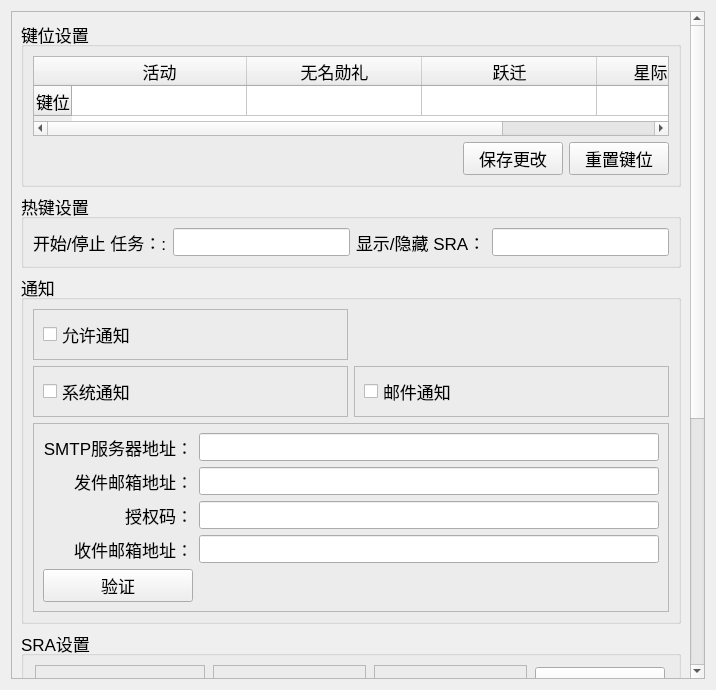
<?xml version="1.0" encoding="UTF-8"?>
<ui version="4.0">
 <class>Form</class>
 <widget class="QWidget" name="Form">
  <property name="geometry">
   <rect>
    <x>0</x>
    <y>0</y>
    <width>716</width>
    <height>690</height>
   </rect>
  </property>
  <property name="windowTitle">
   <string>Form</string>
  </property>
  <layout class="QHBoxLayout" name="horizontalLayout">
   <item>
    <widget class="QScrollArea" name="scrollArea">
     <property name="font">
      <font>
       <pointsize>13</pointsize>
      </font>
     </property>
     <property name="widgetResizable">
      <bool>true</bool>
     </property>
     <widget class="QWidget" name="scrollAreaWidgetContents">
      <property name="geometry">
       <rect>
        <x>0</x>
        <y>0</y>
        <width>684</width>
        <height>1015</height>
       </rect>
      </property>
      <layout class="QVBoxLayout" name="verticalLayout">
       <item>
        <widget class="QGroupBox" name="groupBox_6">
         <property name="title">
          <string>键位设置</string>
         </property>
         <layout class="QGridLayout" name="gridLayout_6">
          <item row="2" column="1">
           <widget class="QPushButton" name="pushButton_save">
            <property name="minimumSize">
             <size>
              <width>100</width>
              <height>0</height>
             </size>
            </property>
            <property name="text">
             <string>保存更改</string>
            </property>
           </widget>
          </item>
          <item row="2" column="0">
           <spacer name="horizontalSpacer_4">
            <property name="orientation">
             <enum>Qt::Orientation::Horizontal</enum>
            </property>
            <property name="sizeHint" stdset="0">
             <size>
              <width>793</width>
              <height>20</height>
             </size>
            </property>
           </spacer>
          </item>
          <item row="2" column="2">
           <widget class="QPushButton" name="pushButton_reset">
            <property name="minimumSize">
             <size>
              <width>100</width>
              <height>0</height>
             </size>
            </property>
            <property name="text">
             <string>重置键位</string>
            </property>
           </widget>
          </item>
          <item row="1" column="0" colspan="3">
           <widget class="QTableWidget" name="tableWidget">
            <property name="minimumSize">
             <size>
              <width>0</width>
              <height>80</height>
             </size>
            </property>
            <property name="maximumSize">
             <size>
              <width>16777215</width>
              <height>100</height>
             </size>
            </property>
            <attribute name="horizontalHeaderDefaultSectionSize">
             <number>175</number>
            </attribute>
            <attribute name="horizontalHeaderStretchLastSection">
             <bool>true</bool>
            </attribute>
            <attribute name="verticalHeaderMinimumSectionSize">
             <number>30</number>
            </attribute>
            <row>
             <property name="text">
              <string>键位</string>
             </property>
            </row>
            <column>
             <property name="text">
              <string>活动</string>
             </property>
             <property name="font">
              <font>
               <pointsize>13</pointsize>
              </font>
             </property>
            </column>
            <column>
             <property name="text">
              <string>无名勋礼</string>
             </property>
             <property name="font">
              <font>
               <pointsize>13</pointsize>
              </font>
             </property>
            </column>
            <column>
             <property name="text">
              <string>跃迁</string>
             </property>
             <property name="font">
              <font>
               <pointsize>13</pointsize>
              </font>
             </property>
            </column>
            <column>
             <property name="text">
              <string>星际和平指南</string>
             </property>
             <property name="font">
              <font>
               <pointsize>13</pointsize>
              </font>
             </property>
            </column>
            <item row="0" column="0">
             <property name="text">
              <string/>
             </property>
             <property name="background">
              <brush brushstyle="NoBrush">
               <color alpha="255">
                <red>255</red>
                <green>255</green>
                <blue>255</blue>
               </color>
              </brush>
             </property>
            </item>
            <item row="0" column="1">
             <property name="text">
              <string/>
             </property>
             <property name="background">
              <brush brushstyle="NoBrush">
               <color alpha="255">
                <red>255</red>
                <green>255</green>
                <blue>255</blue>
               </color>
              </brush>
             </property>
            </item>
            <item row="0" column="2">
             <property name="text">
              <string/>
             </property>
             <property name="background">
              <brush brushstyle="NoBrush">
               <color alpha="255">
                <red>255</red>
                <green>255</green>
                <blue>255</blue>
               </color>
              </brush>
             </property>
            </item>
            <item row="0" column="3">
             <property name="text">
              <string/>
             </property>
             <property name="background">
              <brush brushstyle="NoBrush">
               <color alpha="255">
                <red>255</red>
                <green>255</green>
                <blue>255</blue>
               </color>
              </brush>
             </property>
            </item>
           </widget>
          </item>
         </layout>
        </widget>
       </item>
       <item>
        <widget class="QGroupBox" name="hotkey_setting">
         <property name="title">
          <string>热键设置</string>
         </property>
         <layout class="QHBoxLayout" name="horizontalLayout_6">
          <item>
           <widget class="QLabel" name="label_5">
            <property name="text">
             <string>开始/停止 任务：:</string>
            </property>
           </widget>
          </item>
          <item>
           <widget class="QLineEdit" name="hotkey1"/>
          </item>
          <item>
           <widget class="QLabel" name="label_4">
            <property name="text">
             <string>显示/隐藏 SRA：</string>
            </property>
           </widget>
          </item>
          <item>
           <widget class="QLineEdit" name="hotkey2"/>
          </item>
         </layout>
        </widget>
       </item>
       <item>
        <widget class="QGroupBox" name="groupBox">
         <property name="title">
          <string>通知</string>
         </property>
         <layout class="QGridLayout" name="gridLayout">
          <item row="1" column="0">
           <widget class="QFrame" name="frame_6">
            <property name="frameShape">
             <enum>QFrame::Shape::StyledPanel</enum>
            </property>
            <property name="frameShadow">
             <enum>QFrame::Shadow::Raised</enum>
            </property>
            <layout class="QHBoxLayout" name="horizontalLayout_8">
             <item>
              <widget class="QCheckBox" name="system_notification">
               <property name="text">
                <string>系统通知</string>
               </property>
              </widget>
             </item>
            </layout>
           </widget>
          </item>
          <item row="0" column="0">
           <widget class="QFrame" name="frame_5">
            <property name="frameShape">
             <enum>QFrame::Shape::StyledPanel</enum>
            </property>
            <property name="frameShadow">
             <enum>QFrame::Shadow::Raised</enum>
            </property>
            <layout class="QHBoxLayout" name="horizontalLayout_7">
             <item>
              <widget class="QCheckBox" name="notification_allow">
               <property name="text">
                <string>允许通知</string>
               </property>
              </widget>
             </item>
            </layout>
           </widget>
          </item>
          <item row="3" column="0" colspan="2">
           <widget class="QFrame" name="mail_notification_frame">
            <property name="frameShape">
             <enum>QFrame::Shape::StyledPanel</enum>
            </property>
            <property name="frameShadow">
             <enum>QFrame::Shadow::Raised</enum>
            </property>
            <layout class="QGridLayout" name="gridLayout_4">
             <item row="3" column="1">
              <widget class="QLineEdit" name="receiver_email"/>
             </item>
             <item row="0" column="0">
              <widget class="QLabel" name="label_6">
               <property name="text">
                <string>SMTP服务器地址：</string>
               </property>
               <property name="alignment">
                <set>Qt::AlignmentFlag::AlignRight|Qt::AlignmentFlag::AlignTrailing|Qt::AlignmentFlag::AlignVCenter</set>
               </property>
              </widget>
             </item>
             <item row="2" column="1">
              <widget class="QLineEdit" name="authorization_code">
               <property name="echoMode">
                <enum>QLineEdit::EchoMode::Password</enum>
               </property>
              </widget>
             </item>
             <item row="1" column="0">
              <widget class="QLabel" name="label_7">
               <property name="text">
                <string>发件邮箱地址：</string>
               </property>
               <property name="alignment">
                <set>Qt::AlignmentFlag::AlignRight|Qt::AlignmentFlag::AlignTrailing|Qt::AlignmentFlag::AlignVCenter</set>
               </property>
              </widget>
             </item>
             <item row="0" column="1">
              <widget class="QLineEdit" name="smtp_server"/>
             </item>
             <item row="1" column="1">
              <widget class="QLineEdit" name="sender_email"/>
             </item>
             <item row="2" column="0">
              <widget class="QLabel" name="label_8">
               <property name="text">
                <string>授权码：</string>
               </property>
               <property name="alignment">
                <set>Qt::AlignmentFlag::AlignRight|Qt::AlignmentFlag::AlignTrailing|Qt::AlignmentFlag::AlignVCenter</set>
               </property>
              </widget>
             </item>
             <item row="3" column="0">
              <widget class="QLabel" name="label_9">
               <property name="text">
                <string>收件邮箱地址：</string>
               </property>
               <property name="alignment">
                <set>Qt::AlignmentFlag::AlignRight|Qt::AlignmentFlag::AlignTrailing|Qt::AlignmentFlag::AlignVCenter</set>
               </property>
              </widget>
             </item>
             <item row="4" column="0">
              <widget class="QPushButton" name="email_check_button">
               <property name="text">
                <string>验证</string>
               </property>
              </widget>
             </item>
            </layout>
           </widget>
          </item>
          <item row="1" column="1">
           <widget class="QFrame" name="frame_7">
            <property name="frameShape">
             <enum>QFrame::Shape::StyledPanel</enum>
            </property>
            <property name="frameShadow">
             <enum>QFrame::Shadow::Raised</enum>
            </property>
            <layout class="QHBoxLayout" name="horizontalLayout_9">
             <item>
              <widget class="QCheckBox" name="mail_notification">
               <property name="text">
                <string>邮件通知</string>
               </property>
              </widget>
             </item>
            </layout>
           </widget>
          </item>
         </layout>
        </widget>
       </item>
       <item>
        <widget class="QGroupBox" name="groupBox_7">
         <property name="sizePolicy">
          <sizepolicy hsizetype="Preferred" vsizetype="Preferred">
           <horstretch>0</horstretch>
           <verstretch>0</verstretch>
          </sizepolicy>
         </property>
         <property name="title">
          <string>SRA设置</string>
         </property>
         <layout class="QGridLayout" name="gridLayout_2">
          <item row="1" column="0" colspan="2">
           <widget class="QFrame" name="frame">
            <property name="sizePolicy">
             <sizepolicy hsizetype="Fixed" vsizetype="Preferred">
              <horstretch>0</horstretch>
              <verstretch>0</verstretch>
             </sizepolicy>
            </property>
            <property name="minimumSize">
             <size>
              <width>224</width>
              <height>0</height>
             </size>
            </property>
            <property name="toolTip">
             <string>置信度越大对图片精度要求越高</string>
            </property>
            <property name="whatsThis">
             <string>置信度越大对图片精度要求越高</string>
            </property>
            <property name="frameShape">
             <enum>QFrame::Shape::StyledPanel</enum>
            </property>
            <property name="frameShadow">
             <enum>QFrame::Shadow::Raised</enum>
            </property>
            <layout class="QHBoxLayout" name="horizontalLayout_2" stretch="0,0,0">
             <item>
              <widget class="QLabel" name="label">
               <property name="text">
                <string>识图置信度</string>
               </property>
              </widget>
             </item>
             <item>
              <spacer name="horizontalSpacer_5">
               <property name="orientation">
                <enum>Qt::Orientation::Horizontal</enum>
               </property>
               <property name="sizeHint" stdset="0">
                <size>
                 <width>40</width>
                 <height>20</height>
                </size>
               </property>
              </spacer>
             </item>
             <item>
              <widget class="QDoubleSpinBox" name="confidenceSpinBox">
               <property name="minimumSize">
                <size>
                 <width>100</width>
                 <height>0</height>
                </size>
               </property>
               <property name="toolTip">
                <string>置信度越大对图片精度要求越高</string>
               </property>
               <property name="whatsThis">
                <string>置信度越大对图片精度要求越高</string>
               </property>
               <property name="minimum">
                <double>0.010000000000000</double>
               </property>
               <property name="maximum">
                <double>1.000000000000000</double>
               </property>
               <property name="singleStep">
                <double>0.010000000000000</double>
               </property>
               <property name="value">
                <double>0.900000000000000</double>
               </property>
              </widget>
             </item>
            </layout>
           </widget>
          </item>
          <item row="0" column="1">
           <widget class="QFrame" name="frame_routine_4">
            <property name="sizePolicy">
             <sizepolicy hsizetype="Fixed" vsizetype="Preferred">
              <horstretch>0</horstretch>
              <verstretch>0</verstretch>
             </sizepolicy>
            </property>
            <property name="frameShape">
             <enum>QFrame::Shape::StyledPanel</enum>
            </property>
            <property name="frameShadow">
             <enum>QFrame::Shadow::Raised</enum>
            </property>
            <layout class="QHBoxLayout" name="horizontalLayout_25">
             <item>
              <widget class="QCheckBox" name="checkBox_ifAutoUpdate">
               <property name="text">
                <string>自动更新</string>
               </property>
              </widget>
             </item>
             <item>
              <spacer name="horizontalSpacer_2">
               <property name="orientation">
                <enum>Qt::Orientation::Horizontal</enum>
               </property>
               <property name="sizeHint" stdset="0">
                <size>
                 <width>40</width>
                 <height>20</height>
                </size>
               </property>
              </spacer>
             </item>
            </layout>
           </widget>
          </item>
          <item row="1" column="2" colspan="2">
           <widget class="QFrame" name="frame_2">
            <property name="sizePolicy">
             <sizepolicy hsizetype="Fixed" vsizetype="Preferred">
              <horstretch>0</horstretch>
              <verstretch>0</verstretch>
             </sizepolicy>
            </property>
            <property name="minimumSize">
             <size>
              <width>224</width>
              <height>0</height>
             </size>
            </property>
            <property name="toolTip">
             <string>请根据实际屏幕缩放调整此值</string>
            </property>
            <property name="whatsThis">
             <string>请根据实际屏幕缩放调整此值</string>
            </property>
            <property name="frameShape">
             <enum>QFrame::Shape::StyledPanel</enum>
            </property>
            <property name="frameShadow">
             <enum>QFrame::Shadow::Raised</enum>
            </property>
            <layout class="QHBoxLayout" name="horizontalLayout_4">
             <item>
              <widget class="QLabel" name="label_2">
               <property name="text">
                <string>屏幕缩放</string>
               </property>
              </widget>
             </item>
             <item>
              <spacer name="horizontalSpacer_6">
               <property name="orientation">
                <enum>Qt::Orientation::Horizontal</enum>
               </property>
               <property name="sizeHint" stdset="0">
                <size>
                 <width>40</width>
                 <height>20</height>
                </size>
               </property>
              </spacer>
             </item>
             <item>
              <widget class="QDoubleSpinBox" name="zoomSpinBox">
               <property name="minimumSize">
                <size>
                 <width>100</width>
                 <height>0</height>
                </size>
               </property>
               <property name="toolTip">
                <string>请根据实际屏幕缩放调整此值</string>
               </property>
               <property name="whatsThis">
                <string>请根据实际屏幕缩放调整此值</string>
               </property>
               <property name="minimum">
                <double>1.000000000000000</double>
               </property>
               <property name="maximum">
                <double>5.000000000000000</double>
               </property>
               <property name="singleStep">
                <double>0.250000000000000</double>
               </property>
               <property name="stepType">
                <enum>QAbstractSpinBox::StepType::DefaultStepType</enum>
               </property>
               <property name="value">
                <double>1.500000000000000</double>
               </property>
              </widget>
             </item>
            </layout>
           </widget>
          </item>
          <item row="0" column="0">
           <widget class="QFrame" name="frame_routine_3">
            <property name="sizePolicy">
             <sizepolicy hsizetype="Fixed" vsizetype="Preferred">
              <horstretch>0</horstretch>
              <verstretch>0</verstretch>
             </sizepolicy>
            </property>
            <property name="frameShape">
             <enum>QFrame::Shape::StyledPanel</enum>
            </property>
            <property name="frameShadow">
             <enum>QFrame::Shadow::Raised</enum>
            </property>
            <layout class="QHBoxLayout" name="horizontalLayout_24">
             <item>
              <widget class="QCheckBox" name="checkBox_ifStartUp">
               <property name="enabled">
                <bool>true</bool>
               </property>
               <property name="text">
                <string>开机自启动</string>
               </property>
               <property name="checkable">
                <bool>true</bool>
               </property>
              </widget>
             </item>
             <item>
              <spacer name="horizontalSpacer">
               <property name="orientation">
                <enum>Qt::Orientation::Horizontal</enum>
               </property>
               <property name="sizeHint" stdset="0">
                <size>
                 <width>40</width>
                 <height>20</height>
                </size>
               </property>
              </spacer>
             </item>
            </layout>
           </widget>
          </item>
          <item row="2" column="0" colspan="2">
           <widget class="QFrame" name="frame_3">
            <property name="sizePolicy">
             <sizepolicy hsizetype="Fixed" vsizetype="Preferred">
              <horstretch>0</horstretch>
              <verstretch>0</verstretch>
             </sizepolicy>
            </property>
            <property name="minimumSize">
             <size>
              <width>224</width>
              <height>0</height>
             </size>
            </property>
            <property name="toolTip">
             <string>置信度越大对图片精度要求越高</string>
            </property>
            <property name="whatsThis">
             <string>置信度越大对图片精度要求越高</string>
            </property>
            <property name="frameShape">
             <enum>QFrame::Shape::StyledPanel</enum>
            </property>
            <property name="frameShadow">
             <enum>QFrame::Shadow::Raised</enum>
            </property>
            <layout class="QHBoxLayout" name="horizontalLayout_5">
             <item>
              <widget class="QLabel" name="label_3">
               <property name="text">
                <string>MirrorChyanCDK</string>
               </property>
              </widget>
             </item>
             <item>
              <spacer name="horizontalSpacer_7">
               <property name="orientation">
                <enum>Qt::Orientation::Horizontal</enum>
               </property>
               <property name="sizeHint" stdset="0">
                <size>
                 <width>40</width>
                 <height>20</height>
                </size>
               </property>
              </spacer>
             </item>
             <item>
              <widget class="QLineEdit" name="lineEdit_mirrorchyanCDK">
               <property name="toolTip">
                <string>填写后启用MirrorChyan提供的高速下载服务</string>
               </property>
               <property name="whatsThis">
                <string>填写后启用MirrorChyan提供的高速下载服务</string>
               </property>
               <property name="frame">
                <bool>false</bool>
               </property>
               <property name="echoMode">
                <enum>QLineEdit::EchoMode::PasswordEchoOnEdit</enum>
               </property>
               <property name="placeholderText">
                <string>CDK</string>
               </property>
              </widget>
             </item>
            </layout>
           </widget>
          </item>
          <item row="0" column="2">
           <widget class="QFrame" name="frame_routine_5">
            <property name="sizePolicy">
             <sizepolicy hsizetype="Fixed" vsizetype="Preferred">
              <horstretch>0</horstretch>
              <verstretch>0</verstretch>
             </sizepolicy>
            </property>
            <property name="frameShape">
             <enum>QFrame::Shape::StyledPanel</enum>
            </property>
            <property name="frameShadow">
             <enum>QFrame::Shadow::Raised</enum>
            </property>
            <layout class="QHBoxLayout" name="horizontalLayout_26">
             <item>
              <widget class="QCheckBox" name="checkBox_threadSafety">
               <property name="toolTip">
                <string>关闭此选项后，控制台的停止功能将不再等待任务结束。</string>
               </property>
               <property name="whatsThis">
                <string>关闭此选项后，控制台的停止功能将不再等待任务结束。</string>
               </property>
               <property name="text">
                <string>线程安全</string>
               </property>
              </widget>
             </item>
             <item>
              <spacer name="horizontalSpacer_3">
               <property name="orientation">
                <enum>Qt::Orientation::Horizontal</enum>
               </property>
               <property name="sizeHint" stdset="0">
                <size>
                 <width>40</width>
                 <height>20</height>
                </size>
               </property>
              </spacer>
             </item>
            </layout>
           </widget>
          </item>
          <item row="0" column="3">
           <widget class="QPushButton" name="integrityCheck">
            <property name="sizePolicy">
             <sizepolicy hsizetype="Fixed" vsizetype="Fixed">
              <horstretch>0</horstretch>
              <verstretch>0</verstretch>
             </sizepolicy>
            </property>
            <property name="minimumSize">
             <size>
              <width>130</width>
              <height>46</height>
             </size>
            </property>
            <property name="toolTip">
             <string>点击此按钮将立即进行文件完整性检查</string>
            </property>
            <property name="whatsThis">
             <string>点击此按钮将立即进行文件完整性检查</string>
            </property>
            <property name="text">
             <string>文件完整性检查</string>
            </property>
           </widget>
          </item>
          <item row="2" column="2" colspan="2">
           <widget class="QFrame" name="frame_4">
            <property name="frameShape">
             <enum>QFrame::Shape::StyledPanel</enum>
            </property>
            <property name="frameShadow">
             <enum>QFrame::Shadow::Raised</enum>
            </property>
            <layout class="QHBoxLayout" name="horizontalLayout_3">
             <item>
              <widget class="QCheckBox" name="exit_when_close">
               <property name="text">
                <string>关闭窗口时直接退出</string>
               </property>
              </widget>
             </item>
            </layout>
           </widget>
          </item>
         </layout>
        </widget>
       </item>
       <item>
        <widget class="QGroupBox" name="groupBox_5">
         <property name="sizePolicy">
          <sizepolicy hsizetype="Preferred" vsizetype="Fixed">
           <horstretch>0</horstretch>
           <verstretch>0</verstretch>
          </sizepolicy>
         </property>
         <property name="title">
          <string>tips</string>
         </property>
         <layout class="QGridLayout" name="gridLayout_3">
          <item row="0" column="0">
           <widget class="QTextBrowser" name="textBrowser_tips">
            <property name="html">
             <string>&lt;!DOCTYPE HTML PUBLIC &quot;-//W3C//DTD HTML 4.0//EN&quot; &quot;http://www.w3.org/TR/REC-html40/strict.dtd&quot;&gt;
&lt;html&gt;&lt;head&gt;&lt;meta name=&quot;qrichtext&quot; content=&quot;1&quot; /&gt;&lt;meta charset=&quot;utf-8&quot; /&gt;&lt;style type=&quot;text/css&quot;&gt;
p, li { white-space: pre-wrap; }
hr { height: 1px; border-width: 0; }
li.unchecked::marker { content: &quot;\2610&quot;; }
li.checked::marker { content: &quot;\2612&quot;; }
&lt;/style&gt;&lt;/head&gt;&lt;body style=&quot; font-family:'Microsoft YaHei UI'; font-size:13pt; font-weight:400; font-style:normal;&quot;&gt;
&lt;p align=&quot;center&quot; style=&quot; margin-top:0px; margin-bottom:0px; margin-left:0px; margin-right:0px; -qt-block-indent:0; text-indent:0px;&quot;&gt;如果在使用中遇到问题，请阅读HELP.md&lt;/p&gt;
&lt;p align=&quot;center&quot; style=&quot; margin-top:0px; margin-bottom:0px; margin-left:0px; margin-right:0px; -qt-block-indent:0; text-indent:0px;&quot;&gt;SRA完全免费，如果您是通过付费渠道获取的该软件，请及时退款并举报商家。&lt;/p&gt;
&lt;p align=&quot;center&quot; style=&quot; margin-top:0px; margin-bottom:0px; margin-left:0px; margin-right:0px; -qt-block-indent:0; text-indent:0px;&quot;&gt;GitHub上的SRA：&lt;a href=&quot;https://github.com/Shasnow/StarRailAssistant&quot;&gt;&lt;span style=&quot; text-decoration: underline; color:#0078d4;&quot;&gt;https://github.com/Shasnow/StarRailAssistant&lt;/span&gt;&lt;/a&gt;&lt;/p&gt;&lt;/body&gt;&lt;/html&gt;</string>
            </property>
            <property name="openExternalLinks">
             <bool>true</bool>
            </property>
           </widget>
          </item>
         </layout>
        </widget>
       </item>
      </layout>
     </widget>
    </widget>
   </item>
  </layout>
 </widget>
 <resources/>
 <connections>
  <connection>
   <sender>mail_notification</sender>
   <signal>toggled(bool)</signal>
   <receiver>mail_notification_frame</receiver>
   <slot>setVisible(bool)</slot>
   <hints>
    <hint type="sourcelabel">
     <x>372</x>
     <y>356</y>
    </hint>
    <hint type="destinationlabel">
     <x>175</x>
     <y>392</y>
    </hint>
   </hints>
  </connection>
 </connections>
</ui>
